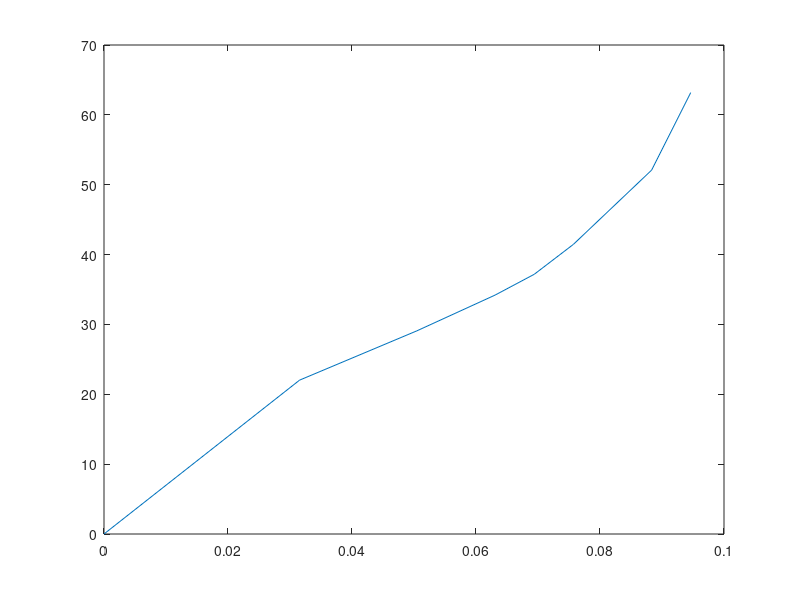

This chart was generated by the following MATLAB code:
% تعریف داده ها براساس واحد SI
N = 1750  % rpm
Q = [0 0.031545 0.050472 0.06309 0.069399 0.075708 0.088326 0.094635]  % مترمکعب بر ثانیه
H = [35.7 34.1 32.2 30.1 28.7 26.3 21.5 17.4]  % متر

% تعریف فرمول سرعت مخصوص
N_s = ((N).*(Q.^0.5)) ./ (H.^0.75)

% رسم پلات برای سرعت مخصوص برحسب دبی
grid on
plot(Q, N_s)
